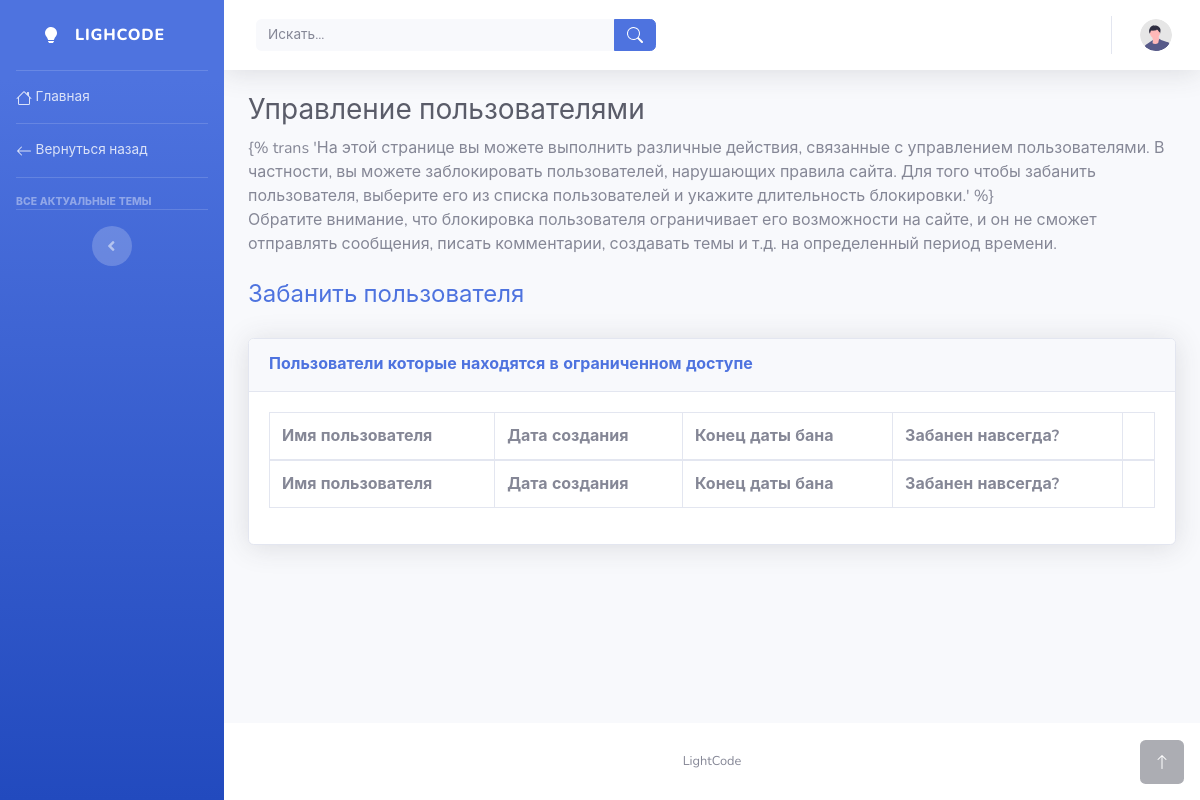
Page /forum/banned-list/ (signed in) on the earlier database version.
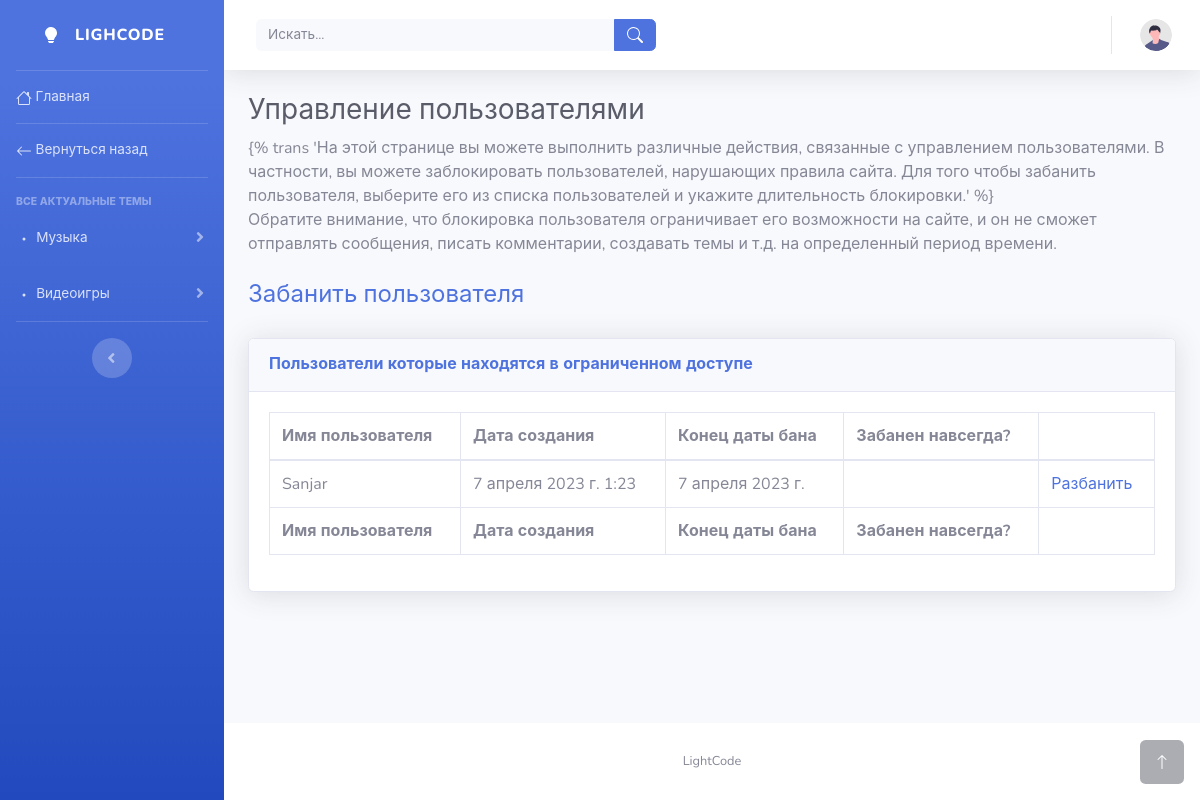
Same page on the later database version.
### forum/models.py (models this page shows, shortened)
class Topic(models.Model):
    title = models.CharField(max_length=123, verbose_name='Название')
    slug = models.SlugField()
    parent_topic = models.ForeignKey('self', on_delete=models.CASCADE, blank=True, null=True, verbose_name='Главная тема')
    created_date = models.DateTimeField(auto_now_add=True, verbose_name='Дата создания')
    class Meta:
        verbose_name = 'Тема'
        verbose_name_plural = 'Темы'

class AccessRights(models.Model):
    moderator = models.ForeignKey(User, on_delete=models.CASCADE, verbose_name='Модератор', related_name='moderator')
    user = models.ForeignKey(User, on_delete=models.CASCADE, verbose_name='Пользователь', related_name='user')
    is_ban_forever = models.BooleanField(default=False, verbose_name='Забанить навсегда')
    end_date = models.DateField(verbose_name='Конец даты бана', blank=True, null=True)
    created_date = models.DateTimeField(auto_now_add=True, verbose_name='Дата создания')
    class Meta:
        verbose_name = 'Права доступа'
        verbose_name_plural = 'Права доступа'
        unique_together = ['user']

### account/models.py (models this page shows, shortened)
class MyUser(AbstractBaseUser, PermissionsMixin):
    username = models.CharField(
        max_length=50,
        verbose_name='Имя пользователя',
        unique=True,
    )
    phone_number = PhoneNumberField(
        verbose_name=('Номер телефона'),
        unique=True
    )
    status = models.PositiveSmallIntegerField(
        choices=(
            (1, 'Простой пользователь'),
            (2, 'Студент'),
            (3, 'Менеждер'),
            (4, 'Ментор'),
            (5, 'Копирайтер'),
            (6, 'Модератор')
        ),
        default=1,
        verbose_name=('Статус')
    )
    created_date = models.DateField(auto_now_add=True, verbose_name='Дата создания аккаунта')
    is_active = models.BooleanField(
        default=True,
        verbose_name=('Пользователь активен?')
    )
    is_admin = models.BooleanField(
        default=False,
        verbose_name=('Админ')
    )
    is_banned = models.PositiveSmallIntegerField(
        choices=(
            (1, 'Ограничений нет'),
            (2, 'Забанен на время'),
            (3, 'Забанен навсегда'),
        ),
        default=1,
        verbose_name='Статус на ограничение'
    )
    objects = MyUserManager()
    USERNAME_FIELD = 'phone_number'
    REQUIRED_FIELDS = ['username', ]
    def __str__(self):
        return self.username
    class Meta:
        verbose_name = 'Пользователь'
        verbose_name_plural = 'Пользователи'

### forum/views.py (the view, shortened to what this page needs)
# urls.py: path('banned-list/', views.banned_list_view, name='banned_list'),
@user_passes_test(lambda u: u.is_authenticated and (u.is_admin or u.status == 6), login_url='/registration/')
def banned_list_view(request):
    object_list = AccessRights.objects.all()
    main_topics = Topic.objects.filter(parent_topic__isnull=True)
    current_user = MyUser.objects.get(id=request.user.id)
    form = AccessRightsForm()
    return render(request, template_name='forum/banned_list.html', context={
        'object_list': object_list,
        'main_topics': main_topics,
        'form': form,
    })

### forum/forms.py
class AccessRightsForm(forms.ModelForm):
    user = forms.ModelChoiceField(
        queryset=MyUser.objects.exclude(id__in=AccessRights.objects.values_list('user_id', flat=True)),
        widget=UserWidget,
        label='Пользователь'
    )
    end_date = forms.DateField(widget=forms.widgets.DateInput(
        attrs={'type': 'date'}),
        label='Конец даты',
        required=False)
    is_ban_forever = forms.BooleanField(required=False, label='Забанить навсегда')
    class Meta:
        model = AccessRights
        fields = ['user', 'is_ban_forever', 'end_date']

### forum/templates/forum/banned_list.html (shortened to what the changed rows need)
{% load static %}
{% load crispy_forms_tags %}
{% load i18n %}
<head>
    <link href="{% static 'vendor/css/all.min.css' %}" rel="stylesheet" type="text/css">
    <link href="https://cdn.jsdelivr.net/npm/select2@4.1.0-rc.0/dist/css/select2.min.css" rel="stylesheet" />
    <link href="{% static 'css/sb-admin-2.min.css' %}" rel="stylesheet">
    <link href="{% static 'vendor/css/dataTables.bootstrap4.min.css' %}" rel="stylesheet">
    <link rel="stylesheet" href="https://cdnjs.cloudflare.com/ajax/libs/select2/4.0.13/css/select2.min.css" />
    <link rel="stylesheet" href="https://use.fontawesome.com/releases/v5.8.1/css/all.css">
</head>
<body id="page-top">
    <div id="wrapper">
        <ul class="navbar-nav bg-gradient-primary sidebar sidebar-dark accordion" id="accordionSidebar">
            {% for main_topic in main_topics %}
                <li class="nav-item">
                    <a class="nav-link collapsed" href="#" data-toggle="collapse" data-target="#{{ main_topic.slug }}" aria-expanded="true" aria-controls="{{ main_topic.slug }}">
                        <svg xmlns="http://www.w3.org/2000/svg" width="16" height="16" fill="currentColor" class="bi bi-dot" viewBox="0 0 16 16">
                            <path d="M8 9.5a1.5 1.5 0 1 0 0-3 1.5 1.5 0 0 0 0 3z"/>
                        </svg>
                        <span>{{ main_topic.title }}</span>
                    </a>
                </li>
            {% endfor %}
        </ul>
        <div id="content-wrapper" class="d-flex flex-column">
            <div id="content">
                <div class="container-fluid">
                    <h1 class="h3 mb-2 text-gray-800">{% trans 'Управление пользователями' %}</h1>
                    <div class="card shadow mb-4">
                        <div class="card-body">
                            <div class="table-responsive">
                                <table class="table table-bordered" id="dataTable" width="100%" cellspacing="0">
                                    <thead>
                                        <tr>
                                            <th>{% trans 'Имя пользователя' %}</th>
                                            <th>{% trans 'Дата создания' %}</th>
                                            <th>{% trans 'Конец даты бана' %}</th>
                                            <th>{% trans 'Забанен навсегда?' %}</th>
                                            <th></th>
                                        </tr>
                                    </thead>
                                    <tfoot>
                                        <tr>
                                            <th>{% trans 'Имя пользователя' %}</th>
                                            <th>{% trans 'Дата создания' %}</th>
                                            <th>{% trans 'Конец даты бана' %}</th>
                                            <th>{% trans 'Забанен навсегда?' %}</th>
                                            <th></th>
                                        </tr>
                                    </tfoot>
                                    <tbody>
                                        {% for banned in object_list %}
                                            <tr>
                                                <td>{{ banned.user }}</td>
                                                <td>{{ banned.created_date }}</td>
                                                {% if banned.end_date %}
                                                    <td>{{ banned.end_date }}</td>
                                                {% else %}
                                                    <td></td>
                                                {% endif %}
                                                {% if banned.is_ban_forever %}
                                                    <td>{{ banned.is_ban_forever }}</td>
                                                {% else %}
                                                    <td></td>
                                                {% endif %}
                                                <td><a href="{% url 'user_delete' banned.id %}">{% trans 'Разбанить' %}</a></td>
                                            </tr>
                                        {% endfor %}
                                    </tbody>
                                </table>
                            </div>
                        </div>
                    </div>
                </div>
            </div>
        </div>
    </div>
</body>
</html>

Differences in the rows shown:
added Topic: title "Музыка"
added Topic: title "Видеоигры"
added AccessRights: user "Sanjar", created_date "7 апреля 2023 г. 1:23", end_date "7 апреля 2023 г.", is_ban_forever False (drawn)
